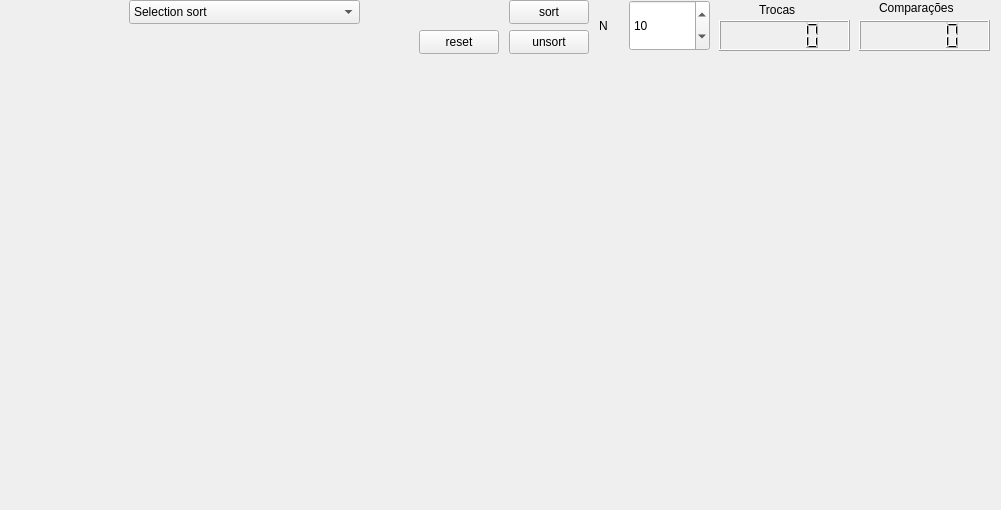
<?xml version="1.0" encoding="UTF-8"?>
<ui version="4.0">
 <class>sortplot</class>
 <widget class="QMainWindow" name="sortplot">
  <property name="geometry">
   <rect>
    <x>0</x>
    <y>0</y>
    <width>1001</width>
    <height>510</height>
   </rect>
  </property>
  <property name="windowTitle">
   <string>sortplot</string>
  </property>
  <widget class="QWidget" name="centralWidget">
   <widget class="QCustomPlot" name="plot" native="true">
    <property name="geometry">
     <rect>
      <x>-1</x>
      <y>0</y>
      <width>1001</width>
      <height>511</height>
     </rect>
    </property>
    <widget class="QLabel" name="label_2">
     <property name="geometry">
      <rect>
       <x>880</x>
       <y>0</y>
       <width>101</width>
       <height>16</height>
      </rect>
     </property>
     <property name="text">
      <string>Comparações</string>
     </property>
    </widget>
    <widget class="QLCDNumber" name="comp">
     <property name="geometry">
      <rect>
       <x>860</x>
       <y>20</y>
       <width>131</width>
       <height>31</height>
      </rect>
     </property>
    </widget>
    <widget class="QLCDNumber" name="swi">
     <property name="geometry">
      <rect>
       <x>720</x>
       <y>20</y>
       <width>131</width>
       <height>31</height>
      </rect>
     </property>
    </widget>
    <widget class="QLabel" name="label">
     <property name="geometry">
      <rect>
       <x>760</x>
       <y>0</y>
       <width>51</width>
       <height>20</height>
      </rect>
     </property>
     <property name="text">
      <string>Trocas</string>
     </property>
    </widget>
    <widget class="QSpinBox" name="spinBox">
     <property name="geometry">
      <rect>
       <x>630</x>
       <y>0</y>
       <width>81</width>
       <height>51</height>
      </rect>
     </property>
     <property name="minimum">
      <number>1</number>
     </property>
     <property name="maximum">
      <number>1000</number>
     </property>
     <property name="value">
      <number>10</number>
     </property>
    </widget>
    <widget class="QLabel" name="label_4">
     <property name="geometry">
      <rect>
       <x>600</x>
       <y>0</y>
       <width>20</width>
       <height>51</height>
      </rect>
     </property>
     <property name="text">
      <string>N</string>
     </property>
    </widget>
    <widget class="QPushButton" name="sortButton">
     <property name="geometry">
      <rect>
       <x>510</x>
       <y>0</y>
       <width>80</width>
       <height>24</height>
      </rect>
     </property>
     <property name="text">
      <string>sort</string>
     </property>
	</widget>

    <widget class="QPushButton" name="unsortButton">
     <property name="geometry">
      <rect>
       <x>510</x>
       <y>30</y>
       <width>80</width>
       <height>24</height>
      </rect>
     </property>
     <property name="text">
      <string>unsort</string>
     </property>
	</widget>

	<widget class="QPushButton" name="resetButton">
     <property name="geometry">
      <rect>
       <x>420</x>
       <y>30</y>
       <width>80</width>
       <height>24</height>
      </rect>
     </property>
     <property name="text">
      <string>reset</string>
     </property>
    </widget>

    <widget class="QComboBox" name="sorting">
     <property name="geometry">
      <rect>
       <x>130</x>
       <y>0</y>
       <width>231</width>
       <height>24</height>
      </rect>
     </property>
     <item>
      <property name="text">
       <string>Selection sort</string>
      </property>
     </item>
     <item>
      <property name="text">
       <string>Merge sort</string>
      </property>
     </item>
     <item>
      <property name="text">
       <string>Bubble sort</string>
      </property>
     </item>
     <item>
      <property name="text">
       <string>Insertion sort</string>
      </property>
     </item>
	 <item>
      <property name="text">
       <string>Quick sort</string>
      </property>
     </item>
	 <item>
      <property name="text">
       <string>Count sort</string>
      </property>
     </item>
	 <item>
      <property name="text">
       <string>Shell sort</string>
      </property>
     </item>
    </widget>
   </widget>
  </widget>
 </widget>
 <layoutdefault spacing="6" margin="11"/>
 <customwidgets>
  <customwidget>
   <class>QCustomPlot</class>
   <extends>QWidget</extends>
   <header>qcustomplot.h</header>
   <container>1</container>
  </customwidget>
 </customwidgets>
 <resources/>
 <connections/>
</ui>
